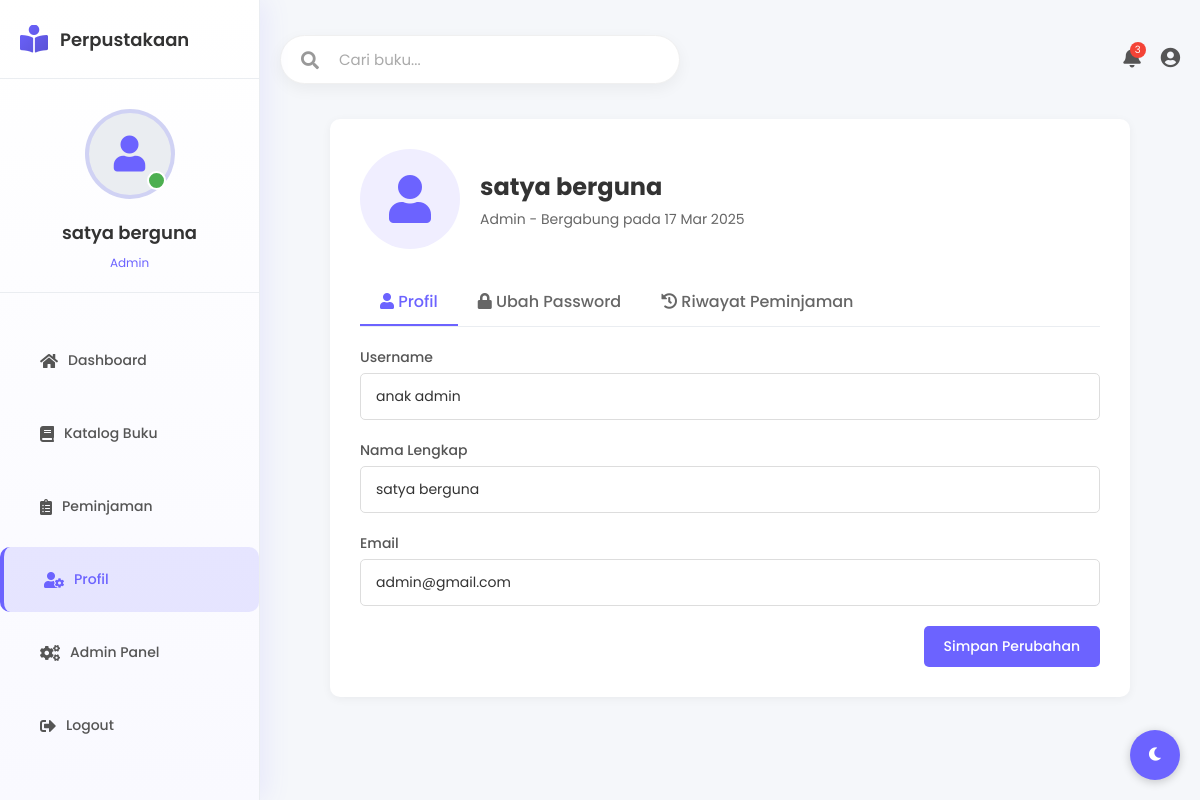
Screenshot of /profile.php (signed in) with the database file from the repository.
### tables this page shows
CREATE TABLE `users` (
  `id` int NOT NULL,
  `fullname` varchar(100) NOT NULL DEFAULT 'Unknown',
  `username` varchar(50) NOT NULL,
  `email` varchar(100) NOT NULL,
  `password` varchar(255) NOT NULL,
  `role` enum('admin','member') NOT NULL DEFAULT 'member',
  `created_at` timestamp NULL DEFAULT CURRENT_TIMESTAMP,
  `updated_at` timestamp NULL DEFAULT CURRENT_TIMESTAMP ON UPDATE CURRENT_TIMESTAMP,
  `phone` varchar(20) DEFAULT NULL,
  `address` text,
  `profile_picture` varchar(255) DEFAULT NULL,
  `member_since` date DEFAULT (curdate()),
  `account_status` enum('active','suspended','inactive') DEFAULT 'active'
);

### profile.php (the view, shortened to what this page needs)
<?php
require_once 'config.php';
$user_id = $_SESSION['user_id'];
$query = "SELECT * FROM users WHERE id = '$user_id'";
$result = mysqli_query($conn, $query);
$user = mysqli_fetch_assoc($result);
?>
<!DOCTYPE html>
<html lang="id">
<head>
    <link rel="stylesheet" href="https://cdnjs.cloudflare.com/ajax/libs/font-awesome/5.15.3/css/all.min.css">
    <link rel="stylesheet" href="dashboard.css?v=<?php echo time(); ?>">
    <link rel="stylesheet" href="profile.css?v=<?php echo time(); ?>">
</head>
<body class="<?= isset($_SESSION['darkmode']) && $_SESSION['darkmode'] ? 'dark-mode' : '' ?>">
    <div class="dashboard">
        <div class="sidebar">
            <div class="logo">
                <i class="fas fa-book-reader"></i>
                <h2>Perpustakaan</h2>
            </div>
            <div class="user-info">
                <div class="avatar">
                    <i class="fas fa-user"></i>
                </div>
                <h3><?php echo $user['fullname']; ?></h3>
                <p><?php echo ucfirst($user['role']); ?></p>
            </div>
            <ul class="nav-links">
                <li>
                    <a href="dashboard.php">
                        <i class="fas fa-home"></i>
                        <span>Dashboard</span>
                    </a>
                </li>
                <li>
                    <a href="catalog.php">
                        <i class="fas fa-book"></i>
                        <span>Katalog Buku</span>
                    </a>
                </li>
                <li>
                    <a href="borrowed.php">
                        <i class="fas fa-clipboard-list"></i>
                        <span>Peminjaman</span>
                    </a>
                </li>
                <li class="active">
                    <a href="profile.php">
                        <i class="fas fa-user-cog"></i>
                        <span>Profil</span>
                    </a>
                </li>
                <?php if ($user['role'] == 'admin'): ?>
                <li>
                    <a href="manage_books.php">
                        <i class="fas fa-cogs"></i>
                        <span>Admin Panel</span>
                    </a>
                </li>
                <?php endif; ?>
                <li>
                    <a href="logout.php">
                        <i class="fas fa-sign-out-alt"></i>
                        <span>Logout</span>
                    </a>
                </li>
            </ul>
        </div>
        <div class="main-content">
            <div class="header">
                <div class="search-bar">
                    <i class="fas fa-search"></i>
                    <input type="text" placeholder="Cari buku...">
                </div>
                <div class="header-icons">
                    <a href="#" class="notification">
                        <i class="fas fa-bell"></i>
                        <span class="badge">3</span>
                    </a>
                    <a href="profile.php" class="profile">
                        <i class="fas fa-user-circle"></i>
                    </a>
                </div>
            </div>
            <div class="profile-container">
                <div class="profile-card">
                    <div class="profile-header">
                        <div class="profile-avatar">
                            <i class="fas fa-user"></i>
                        </div>
                        <div class="profile-info">
                            <h1><?php echo $user['fullname']; ?></h1>
                            <p><?php echo ucfirst($user['role']); ?> - Bergabung pada <?php echo date('d M Y', strtotime($user['created_at'])); ?></p>
                        </div>
                    </div>
                    <div class="profile-tabs">
                        <div class="profile-tab active" onclick="openTab('profile')">
                            <i class="fas fa-user"></i> Profil
                        </div>
                        <div class="profile-tab" onclick="openTab('password')">
                            <i class="fas fa-lock"></i> Ubah Password
                        </div>
                        <div class="profile-tab" onclick="openTab('history')">
                            <i class="fas fa-history"></i> Riwayat Peminjaman
                        </div>
                    </div>
                    <div id="profile" class="tab-content active">
                        <form action="" method="POST">
                            <div class="form-group">
                                <label for="username">Username</label>
                                <input type="text" id="username" value="<?php echo $user['username']; ?>" readonly disabled>
                            </div>
                            <div class="form-group">
                                <label for="fullname">Nama Lengkap</label>
                                <input type="text" id="fullname" name="fullname" value="<?php echo $user['fullname']; ?>" required>
                            </div>
                            <div class="form-group">
                                <label for="email">Email</label>
                                <input type="email" id="email" name="email" value="<?php echo $user['email']; ?>" required>
                            </div>
                            <div class="form-actions">
                                <button type="submit" name="update_profile" class="btn btn-primary">Simpan Perubahan</button>
                            </div>
                        </form>
                    </div>
                </div>
            </div>
        </div>
    </div>
    <form method="POST" style="margin: 0; padding: 0;">
        <button type="submit" name="toggle_darkmode" class="dark-mode-toggle" title="Toggle Dark Mode">
            <i class="fas <?= isset($_SESSION['darkmode']) && $_SESSION['darkmode'] ? 'fa-sun' : 'fa-moon' ?>"></i>
        </button>
    </form>
</body>
</html>

### profile.css (style rules this page uses)
.profile-container { max-width: 800px; margin: 0 auto; }
.profile-card { background-color: #fff; border-radius: 10px; padding: 30px; box-shadow: 0 2px 10px rgba(0, 0, 0, 0.05); }
.profile-header { display: flex; align-items: center; margin-bottom: 30px; }
.profile-avatar { width: 100px; height: 100px; background-color: #f0eeff; border-radius: 50%; display: flex; align-items: center; justify-content: center; margin-right: 20px; }
.profile-avatar i { font-size: 48px; color: #6c63ff; }
.profile-info h1 { font-size: 24px; margin-bottom: 5px; }
.profile-info p { color: #666; font-size: 14px; }
.profile-tabs { display: flex; border-bottom: 1px solid #eaedf1; margin-bottom: 20px; }
.profile-tab { padding: 10px 20px; cursor: pointer; color: #666; font-weight: 500; border-bottom: 2px solid transparent; }
.profile-tab.active { color: #6c63ff; border-bottom: 2px solid #6c63ff; }
.tab-content { display: none; }
.tab-content.active { display: block; }
.form-group { margin-bottom: 20px; }
.form-group label { display: block; margin-bottom: 5px; color: #555; font-size: 14px; }
.form-group input { width: 100%; padding: 12px 15px; border: 1px solid #ddd; border-radius: 5px; font-size: 14px; }
.form-actions { display: flex; justify-content: flex-end; }
.btn { padding: 10px 20px; border: none; border-radius: 5px; cursor: pointer; font-size: 14px; font-weight: 500; }
.btn-primary { background-color: #6c63ff; color: #fff; }
.dark-mode-toggle { position: fixed; bottom: 20px; right: 20px; background-color: #6c63ff; color: white; border: none; border-radius: 50%; width: 50px; height: 50px; display: flex; align-items: center; justify-content: center; cursor: pointer; box-shadow: 0 2px 10px rgba(0, 0, 0, 0.2); z-index: 1000; }

### rows the page displays
users: fullname "satya berguna", role "Admin", created_at "17 Mar 2025", username "anak admin", email "admin@gmail.com"
